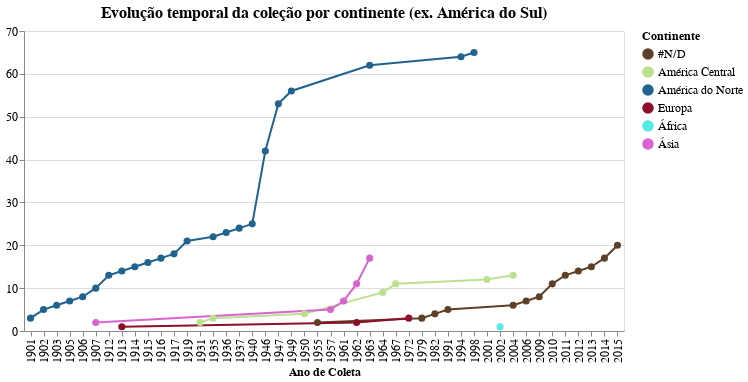

Here is the notebook cell this chart was saved with:
### Markdown cell above
### Chart: all continents (ex. South America)

### Code cell
select_continent = alt.selection_multi(fields=['continente'], bind='legend')

# removing South America from domain and range colors
continents_exSA = [c for c in teste['continente'].unique() if c != 'América do Sul']
colors_exSA = [cores_continente[c] for c in continents_exSA]

g1 = alt.Chart(teste[teste['continente']!='América do Sul'],
               title='Evolução temporal da coleção por continente (ex. América do Sul)', 
width=600).mark_line(point=True).encode(
    x= alt.X('ano_coleta', type="ordinal", title='Ano de Coleta'),
    y= alt.Y('cumulative_sum', title='', 
             sort=alt.EncodingSortField('counts', op="count", order='descending'),
             scale= alt.Scale(domain=[0,70])),
    color= alt.Color('continente:N', title='Continente',
                     scale=alt.Scale(domain= continents_exSA, range= colors_exSA)),
    tooltip= alt.Tooltip(['continente','ano_coleta','counts', 'cumulative_sum']),
    opacity= alt.condition(select_continent, alt.value(1), alt.value(0))
).add_selection(select_continent).configure_point(
    size=50
)

g1 = g1.configure_title(fontSize=16).configure_axis(
    labelFontSize=12,
    titleFontSize=12
).configure_legend(
    labelFontSize=12,
    titleFontSize=12
)

# g1.save('./graphs/cumCounts/time-spacial/evolucao_por_OUTROS_continentes.html')

g1

### Figure 1 — Vega-Lite specification as saved in the notebook (floating-point values rounded to 4 significant figures)
{"config": {"view": {"continuousWidth": 400, "continuousHeight": 300}, "axis": {"labelFontSize": 12, "titleFontSize": 12}, "legend": {"labelFontSize": 12, "titleFontSize": 12}, "point": {"size": 50}, "title": {"fontSize": 16}}, "data": {"name": "data-57dd4844d7b7e150ed3ab8be52430822"}, "mark": {"type": "line", "point": true}, "encoding": {"color": {"type": "nominal", "field": "continente", "scale": {"domain": ["#N/D", "América Central", "América do Norte", "Europa", "África", "Ásia"], "range": ["#5e4028", "#bce091", "#21638f", "#8d102b", "#52e9e6", "#d963cf"]}, "title": "Continente"}, "opacity": {"condition": {"value": 1, "selection": "selector012"}, "value": 0}, "tooltip": [{"type": "nominal", "field": "continente"}, {"type": "quantitative", "field": "ano_coleta"}, {"type": "quantitative", "field": "counts"}, {"type": "quantitative", "field": "cumulative_sum"}], "x": {"type": "ordinal", "field": "ano_coleta", "title": "Ano de Coleta"}, "y": {"type": "quantitative", "field": "cumulative_sum", "scale": {"domain": [0, 70]}, "sort": {"field": "counts", "op": "count", "order": "descending"}, "title": ""}}, "selection": {"selector012": {"type": "multi", "fields": ["continente"], "bind": "legend"}}, "title": "Evolução temporal da coleção por continente (ex. América do Sul)", "width": 600, "$schema": "https://vega.github.io/schema/vega-lite/v4.8.1.json", "datasets": {"data-57dd4844d7b7e150ed3ab8be52430822": [{"ano_coleta": 1955.0, "continente": "#N/D", "counts": 2, "cumulative_sum": 2}, {"ano_coleta": 1979.0, "continente": "#N/D", "counts": 1, "cumulative_sum": 3}, {"ano_coleta": 1982.0, "continente": "#N/D", "counts": 1, "cumulative_sum": 4}, {"ano_coleta": 1991.0, "continente": "#N/D", "counts": 1, "cumulative_sum": 5}, {"ano_coleta": 2004.0, "continente": "#N/D", "counts": 1, "cumulative_sum": 6}, {"ano_coleta": 2006.0, "continente": "#N/D", "counts": 1, "cumulative_sum": 7}, {"ano_coleta": 2009.0, "continente": "#N/D", "counts": 1, "cumulative_sum": 8}, {"ano_coleta": 2010.0, "continente": "#N/D", "counts": 3, "cumulative_sum": 11}, {"ano_coleta": 2011.0, "continente": "#N/D", "counts": 2, "cumulative_sum": 13}, {"ano_coleta": 2012.0, "continente": "#N/D", "counts": 1, "cumulative_sum": 14}, {"ano_coleta": 2013.0, "continente": "#N/D", "counts": 1, "cumulative_sum": 15}, {"ano_coleta": 2014.0, "continente": "#N/D", "counts": 2, "cumulative_sum": 17}, {"ano_coleta": 2015.0, "continente": "#N/D", "counts": 3, "cumulative_sum": 20}, {"ano_coleta": 1931.0, "continente": "América Central", "counts": 2, "cumulative_sum": 2}, {"ano_coleta": 1935.0, "continente": "América Central", "counts": 1, "cumulative_sum": 3}, {"ano_coleta": 1950.0, "continente": "América Central", "counts": 1, "cumulative_sum": 4}, {"ano_coleta": 1964.0, "continente": "América Central", "counts": 5, "cumulative_sum": 9}, {"ano_coleta": 1967.0, "continente": "América Central", "counts": 2, "cumulative_sum": 11}, {"ano_coleta": 2001.0, "continente": "América Central", "counts": 1, "cumulative_sum": 12}, {"ano_coleta": 2004.0, "continente": "América Central", "counts": 1, "cumulative_sum": 13}, {"ano_coleta": 1901.0, "continente": "América do Norte", "counts": 3, "cumulative_sum": 3}, {"ano_coleta": 1902.0, "continente": "América do Norte", "counts": 2, "cumulative_sum": 5}, {"ano_coleta": 1903.0, "continente": "América do Norte", "counts": 1, "cumulative_sum": 6}, {"ano_coleta": 1905.0, "continente": "América do Norte", "counts": 1, "cumulative_sum": 7}, {"ano_coleta": 1906.0, "continente": "América do Norte", "counts": 1, "cumulative_sum": 8}, {"ano_coleta": 1907.0, "continente": "América do Norte", "counts": 2, "cumulative_sum": 10}, {"ano_coleta": 1912.0, "continente": "América do Norte", "counts": 3, "cumulative_sum": 13}, {"ano_coleta": 1913.0, "continente": "América do Norte", "counts": 1, "cumulative_sum": 14}, {"ano_coleta": 1914.0, "continente": "América do Norte", "counts": 1, "cumulative_sum": 15}, {"ano_coleta": 1915.0, "continente": "América do Norte", "counts": 1, "cumulative_sum": 16}, {"ano_coleta": 1916.0, "continente": "América do Norte", "counts": 1, "cumulative_sum": 17}, {"ano_coleta": 1917.0, "continente": "América do Norte", "counts": 1, "cumulative_sum": 18}, {"ano_coleta": 1919.0, "continente": "América do Norte", "counts": 3, "cumulative_sum": 21}, {"ano_coleta": 1935.0, "continente": "América do Norte", "counts": 1, "cumulative_sum": 22}, {"ano_coleta": 1936.0, "continente": "América do Norte", "counts": 1, "cumulative_sum": 23}, {"ano_coleta": 1937.0, "continente": "América do Norte", "counts": 1, "cumulative_sum": 24}, {"ano_coleta": 1940.0, "continente": "América do Norte", "counts": 1, "cumulative_sum": 25}, {"ano_coleta": 1946.0, "continente": "América do Norte", "counts": 17, "cumulative_sum": 42}, {"ano_coleta": 1947.0, "continente": "América do Norte", "counts": 11, "cumulative_sum": 53}, {"ano_coleta": 1949.0, "continente": "América do Norte", "counts": 3, "cumulative_sum": 56}, {"ano_coleta": 1963.0, "continente": "América do Norte", "counts": 6, "cumulative_sum": 62}, {"ano_coleta": 1994.0, "continente": "América do Norte", "counts": 2, "cumulative_sum": 64}, {"ano_coleta": 1998.0, "continente": "América do Norte", "counts": 1, "cumulative_sum": 65}, {"ano_coleta": 1913.0, "continente": "Europa", "counts": 1, "cumulative_sum": 1}, {"ano_coleta": 1962.0, "continente": "Europa", "counts": 1, "cumulative_sum": 2}, {"ano_coleta": 1972.0, "continente": "Europa", "counts": 1, "cumulative_sum": 3}, {"ano_coleta": 2002.0, "continente": "África", "counts": 1, "cumulative_sum": 1}, {"ano_coleta": 1907.0, "continente": "Ásia", "counts": 2, "cumulative_sum": 2}, {"ano_coleta": 1957.0, "continente": "Ásia", "counts": 3, "cumulative_sum": 5}, {"ano_coleta": 1961.0, "continente": "Ásia", "counts": 2, "cumulative_sum": 7}, {"ano_coleta": 1962.0, "continente": "Ásia", "counts": 4, "cumulative_sum": 11}, {"ano_coleta": 1963.0, "continente": "Ásia", "counts": 6, "cumulative_sum": 17}]}}
